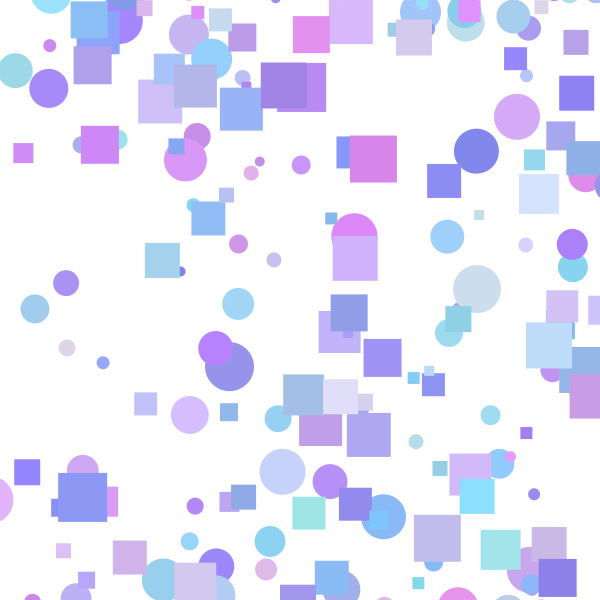
Frame 1 (no input)
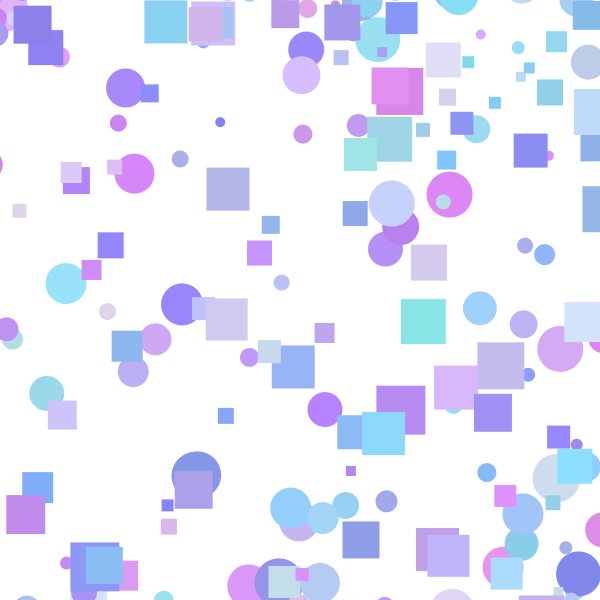
Frame 60 (the mouse pressed at the canvas centre just before this capture)
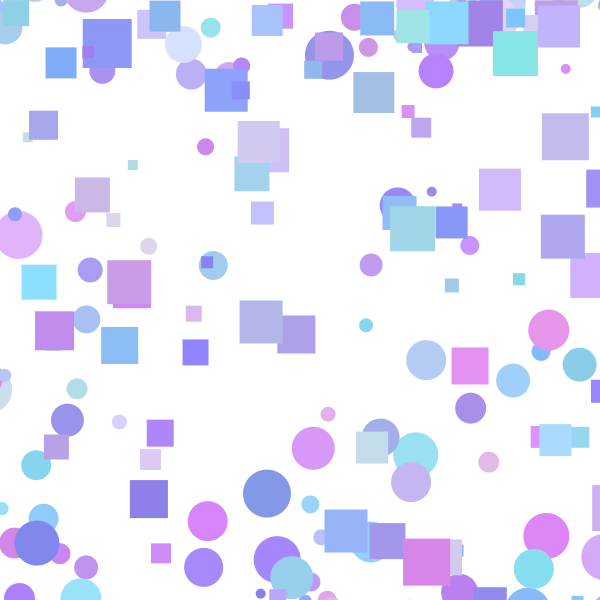
Frame 120 (the mouse held since frame 60 and released just before this capture)

The Processing sketch that drew these frames (run headless with seeded random() and noise(); from frame 60 on, the mouse is pressed at the canvas centre):

// Processing sketch: sketch_11_interface
// ── sketch_11_interface.pde
final int CIRCLES_COUNT = 100;
final int SQUARES_COUNT = 100;

Shape[] shapes = new Shape[CIRCLES_COUNT+SQUARES_COUNT];

void setup() {
  size(600, 600);
  noStroke();
  for( int i = 0; i < shapes.length; i++){
    if( i < CIRCLES_COUNT ){
      shapes[i] = new Circle();
    }else{
      shapes[i] = new Square();
    }
  }
}


void draw() {
  background(255);
  for( int i = 0; i < shapes.length; i++){
    shapes[i].update();
  }
  for( int i = 0; i < shapes.length; i++){
    shapes[i].draw();
  }
}


color randomColor() {
  return color(random(127,230), random(127,230), random(230,255));
}

interface Shape {
  void update();
  void draw();
}

class Circle implements Shape {
  // 色
  final color fillColor;
  // 直径
  final int diameter;
  // sin関数の偏差
  final float deviation;
  // y軸を指定するsin関数の周波数
  final float freq;
  // x軸移動速度
  final float xMoveSpeed;
  
  // x軸位置
  float x = 0;
  
  Circle(){
    this.fillColor = randomColor();
    this.diameter = (int)(random(10, 50));
    this.deviation = random(0, 2*PI);
    
    float offset = this.diameter/2;
    this.x = random(-offset, width + offset);
    this.xMoveSpeed = random(0.2, 2.0);
    // 
    this.freq = random(1, 10  / this.xMoveSpeed);
    this.update();
  }
  
  float getY(){
    float sinval = sin(this.freq * this.x / (width + this.diameter) * PI + this.deviation);
    return (sinval/2 + 0.5) * (height + this.diameter) - this.diameter/2;    
  }
  
  void update(){
    this.x += this.xMoveSpeed;
    float offset = this.diameter/2;
    if( this.x > width + offset ){
      this.x = -offset;
    }
  }
  
  void draw(){
    fill(this.fillColor);
    circle(this.x, this.getY(), this.diameter);
  }
}

class Square implements Shape {
  // 色
  final color fillColor;
  // 辺の長さ
  final int edgeSize;
  
  // sin関数の偏差
  final float deviation;
  // y軸を指定するsin関数の周波数
  final float freq;
  // x軸移動速度
  final float xMoveSpeed;
  
  // x軸位置
  float x = 0;
  
  Square(){
    this.fillColor = randomColor();
    this.edgeSize = (int)(random(10, 50));
    this.deviation = random(0, 2*PI);
    
    float offset = this.edgeSize/2;
    this.x = random(-offset, width + offset);
    this.xMoveSpeed = random(0.2, 2.0);
    // 
    this.freq = random(1, 10  / this.xMoveSpeed);
    this.update();
  }
  
  float getX(){
    return x;
  }
  
  float getY(){
    float sinval = sin(this.freq * this.x / (width + this.edgeSize) * PI + this.deviation);
    return (sinval/2 + 0.5) * (height + this.edgeSize) - this.edgeSize/2;
  }
  
  void update(){
    this.x += this.xMoveSpeed;
    float offset = this.edgeSize/2;
    if( this.x > width + offset ){
      this.x = -offset;
    }
  }
  
  void draw(){
    fill(this.fillColor);
    square(this.x + edgeSize/2, this.getY() + edgeSize/2, this.edgeSize );
  }
}
